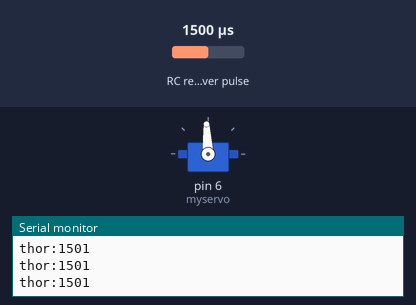
Recording of a sketch running on a simulated Arduino Uno, built with avr-gcc and run on an emulated ATmega328P. Parts: servo, the last lines printed to the serial monitor. Wiring (inferred from the names in the program): RC receiver channel: data A0. The test bench sets the inputs (shaded band); at power-on: RC receiver pulse 1500 µs.

Above: at 1.2 s.
1.3 s: RC receiver pulse (sensor on A0) set to 1020 µs
At 1.8 s:
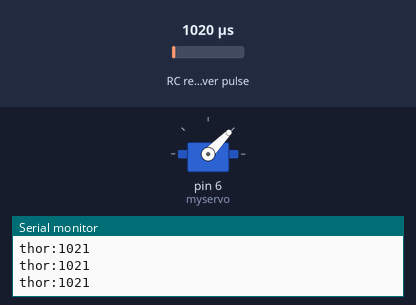
2.8 s: RC receiver pulse (sensor on A0) set to 1250 µs
At 4.0 s:
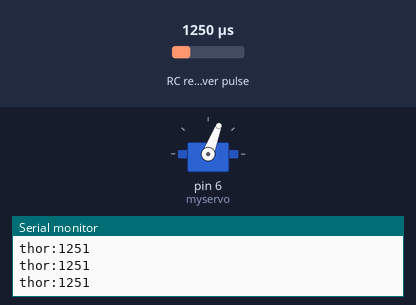
4.3 s: RC receiver pulse (sensor on A0) set to 1750 µs
At 5.3 s:
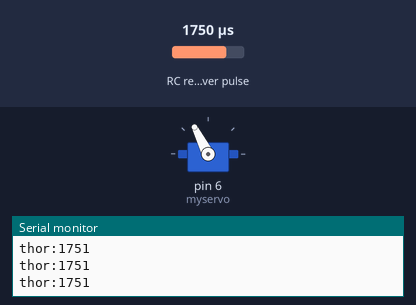
5.8 s: RC receiver pulse (sensor on A0) set to 1980 µs
At 6.5 s:
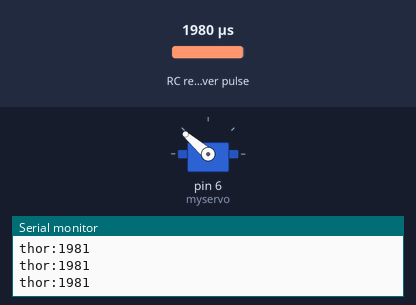
7.3 s: RC receiver pulse (sensor on A0) set to 1500 µs
At 7.6 s:
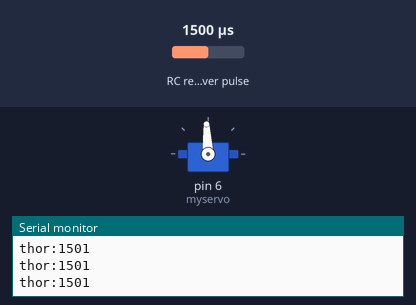
Timing chart, 0 to 9.8 s (numbered marks = the images above; inputs shaded):
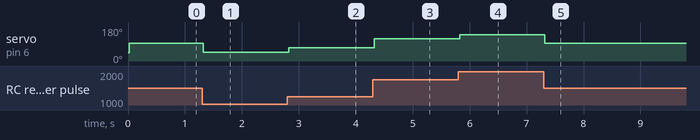

Measured:
- after the input at 1.3 s, servo on pin 6 (myservo): 93° → 46° at once
- after the input at 2.8 s, servo on pin 6 (myservo): 46° → 69° at once
- after the input at 4.3 s, servo on pin 6 (myservo): 69° → 117° at once
- after the input at 5.8 s, servo on pin 6 (myservo): 117° → 139° at once
- after the input at 7.3 s, servo on pin 6 (myservo): 139° → 93° at once

The sketch:

Write_received_Pwm.ino
```cpp
/*This code is used to write the received pwm values
 * basic servo library is used in the code
 *Vamsi krishna
 */

#include <Servo.h>
Servo myservo;
unsigned long duration1;
int ch1 = A0; // connect the channel three of the receiver to arduino A0
void setup() {
  myservo.attach(6); // Take output from any of the pwm pins
  myservo.writeMicroseconds(1000); //initilize
  Serial.begin(57600);
  pinMode(ch1, INPUT);
}

void loop() {
    duration1 = pulseIn(ch1, HIGH);
    Serial.print("thor:"); Serial.println(duration1);
    myservo.writeMicroseconds(duration1);
}
```
